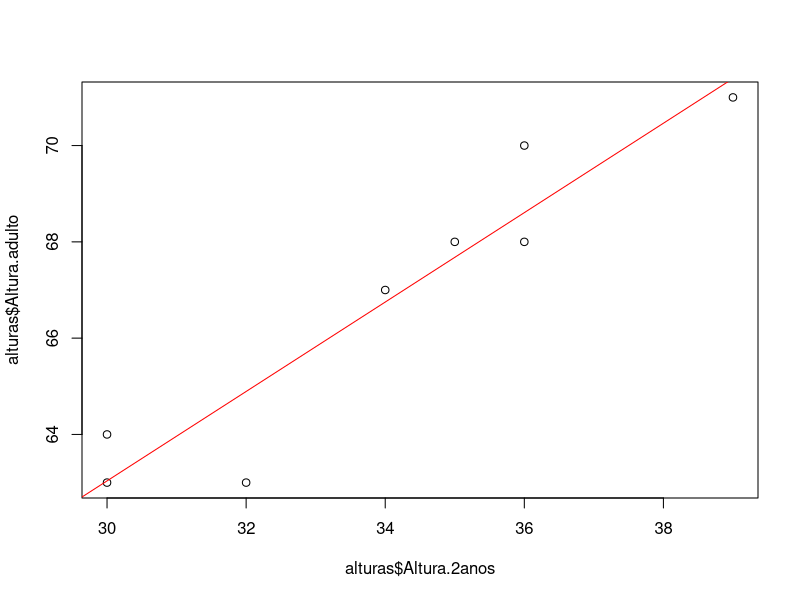
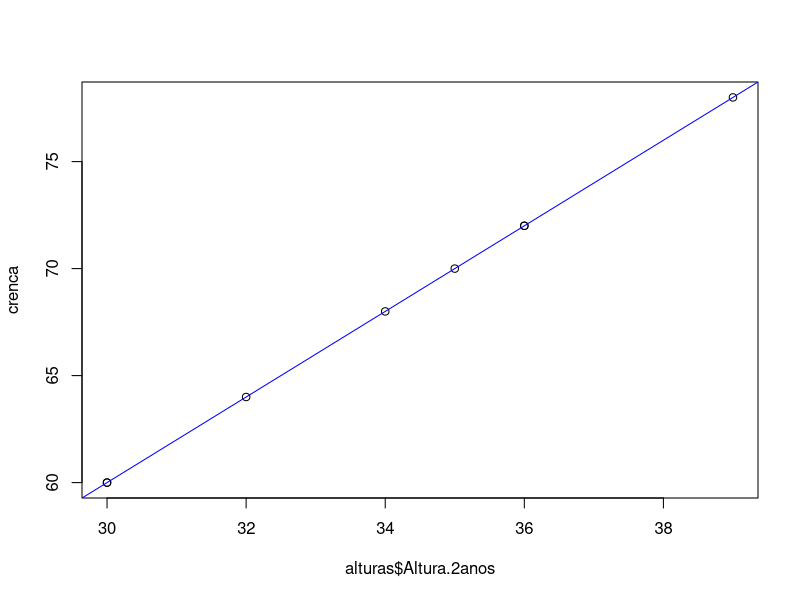

These charts were generated, in order, by the following R code:
#sript 107.1

Altura.2anos = c(39,30,32,34,35,36,36,30)
Altura.adulto = c(71,63,63,67,68,68,70,64)

alturas = data.frame(Altura.2anos, Altura.adulto)

plot(alturas$Altura.adulto~alturas$Altura.2anos)
alturas.lm = lm(alturas$Altura.adulto~alturas$Altura.2anos)
abline(alturas.lm, col="red")

alturas.conf = confint(alturas.lm)

crenca = 2*alturas$Altura.2anos
plot(crenca~alturas$Altura.2anos)
crenca.lm = lm(crenca~alturas$Altura.2anos)
abline(crenca.lm, col="blue")
